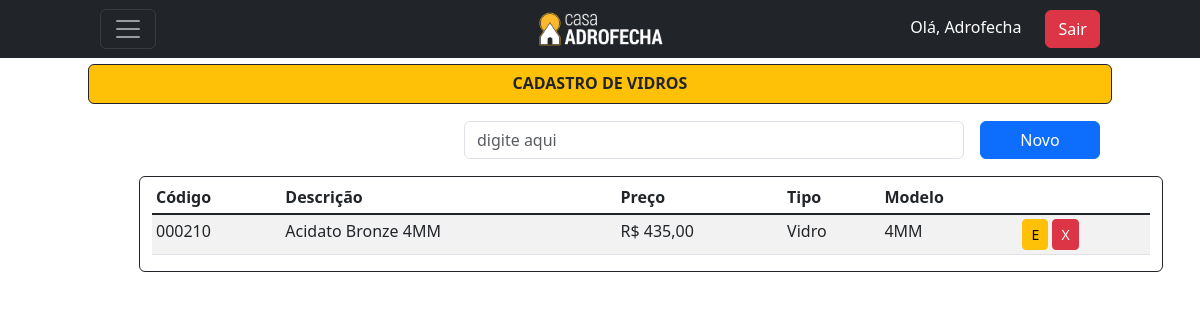
The page /listar/vidro/ (signed in) on the database as committed earlier.
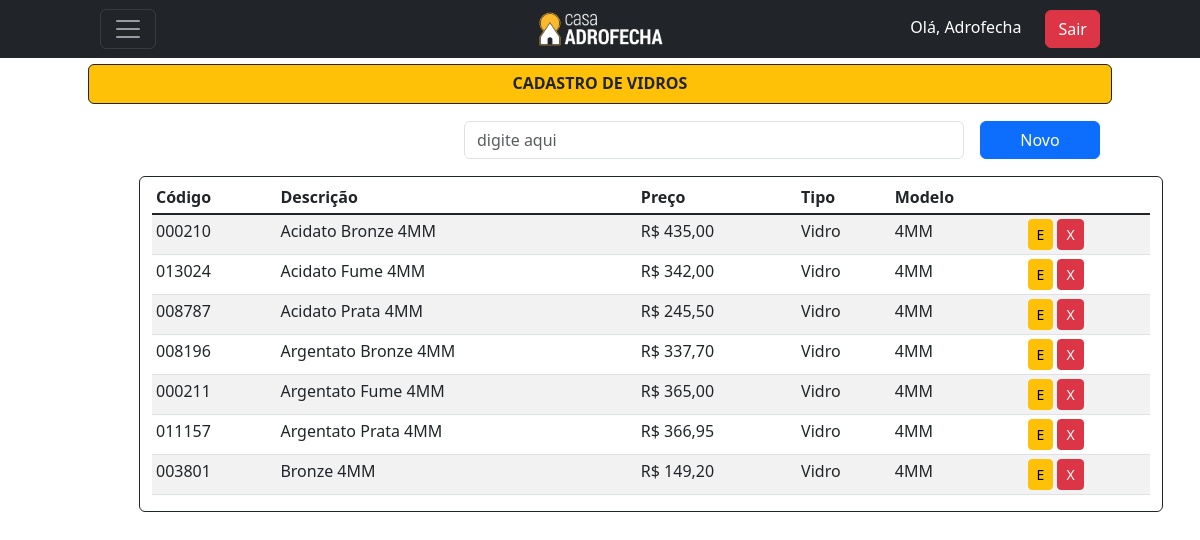
The same page on the database as committed later.
### cadastros/models.py (models this page shows, shortened)
class Vidro(models.Model):
    codigo = models.CharField(max_length=6, verbose_name="Código", unique=True)
    descricao = models.CharField(max_length=150, verbose_name="Descrição")
    preco = models.DecimalField(decimal_places=2, max_digits=5, verbose_name="Preço")
    tipo = models.ForeignKey(Tipo, on_delete=models.PROTECT)
    modelo = models.ForeignKey(ModeloVidro, on_delete=models.PROTECT)
    class Meta:
        verbose_name = 'Vidro'
        verbose_name_plural = 'Vidros'
        ordering = ["descricao"]

class Tipo(models.Model):
    tipo = models.CharField(max_length=30, unique=True)
    class Meta:
        ordering = ["tipo"]
    def __str__(self):
        return self.tipo

class ModeloVidro(models.Model):
    modelo = models.CharField(max_length=10, unique=True)
    class Meta:
        verbose_name = 'Modelo Vidro'
        verbose_name_plural = 'Modelos Vidros'
        ordering = ["modelo"]
    def __str__(self):
        return self.modelo

### cadastros/views.py (the view)
# urls.py: path('listar/vidro/', VidroList.as_view(), name='listar-vidro'),
class VidroList(LoginRequiredMixin,PermissionRequiredMixin, ListView):
    model = Vidro
    template_name = 'cadastros/listas/Vidro.html'
    permission_required = 'cadastros.view_vidro'

### cadastros/templates/cadastros/listas/Vidro.html (shortened to what this page needs)
{% extends 'base.html' %}
{% block content %}
<header class="mt-5 pt-3">
  <div>
      <div class="bg-warning rounded text-dark border border-dark container h-10 d-flex align-items-center justify-content-center">
        <h1><strong>CADASTRO DE VIDROS</strong></h1>
      </div>
      <div class="mt-3 container h-10 d-flex align-items-center justify-content-end">
          <input type="email" class="form-control me-3" style="width: 500px;" id="exampleFormControlInput1" placeholder="digite aqui">
          <a href="{% url 'cadastrar-vidro' %}" style="width: 120px;" class="btn btn-primary bg-primary">Novo</a>
      </div>
  </div>
</header>
<div class="mt-3">
  <div class="row">
      <div class="col-1">
      </div>
      <div class="border border-dark rounded container">
          <table class="mt-1 table table-sm table-striped">
            <thead>
              <tr>
                <th scope="col ">Código</th>
                <th scope="col ">Descrição</th>
                <th scope="col ">Preço</th>
                <th scope="col ">Tipo</th>
                <th scope="col ">Modelo</th>
              </tr>
            </thead>
            <tbody class="table-group-divider ">
                {% for vidro in object_list %}
                <tr>
                    <td>{{ vidro.codigo }}</td>
                    <td>{{ vidro.descricao }}</td>
                    <td>R$ {{ vidro.preco }}</td>
                    <td>{{ vidro.tipo }}</td>
                    <td>{{ vidro.modelo }}</td>
                    <td>
                        <a href="{% url 'editar-vidro' vidro.pk %}" class="btn btn-warning btn-sm" title="Editar">E</a>
                        <a href="{% url 'excluir-vidro' vidro.pk %}" class="btn btn-danger btn-sm" title="Excluir">X</a>
                    </td>
                </tr>
                {% empty %}
                    <tr>
                        <td colspan="9">Nenhum Vidro cadastrado</td>
                    </tr>
                {% endfor %}
            </tbody>
          </table>
      </div>
  </div>
</div>
{% endblock %}

### paginas/templates/base.html (shortened to what this page needs)
<!DOCTYPE html>
<html lang="pt-br">
<head>
    <link href="https://cdn.jsdelivr.net/npm/bootstrap@5.3.0-alpha1/dist/css/bootstrap.min.css" rel="stylesheet">
    <script src="https://cdn.tailwindcss.com"></script>
    <link rel="https://stylesheet" href="https://cdn.jsdelivr.net/npm/bootstrap-icons@1.10.3/font/bootstrap-icons.css">
    <link rel="https://stylesheet" src="./static/css/arquivo.css">
    <link href="https://cdnjs.cloudflare.com/ajax/libs/select2/4.1.0/css/select2.min.css" rel="stylesheet" />
</head>
<body>
  {% include 'navbar.html' %}
  {% block content %}
  {% endblock %}
</body>
</html>

### paginas/templates/navbar.html (shortened to what this page needs)
{% load static %}
<nav class="navbar navbar-dark bg-dark fixed-top">
  <div class="container">
      <div class="col-4">
        <button class="navbar-toggler" type="button" data-bs-toggle="offcanvas" data-bs-target="#offcanvasDarkNavbar" aria-controls="offcanvasDarkNavbar">
        <span class="navbar-toggler-icon"></span>
        </button>
      </div>
      <div class="col-4 d-flex justify-content-center">
             <a href="{% url 'inicio' %}"><img src="{% static 'images/LogoPreto2.png' %}" alt="Logo" width="130" height="10"</img></a>
      </div>
      <div class="col-4 d-flex justify-content-end">
          <ul>
              {% if request.user.is_authenticated %}
                <li><a style="color:white";>Olá, {{ user.username }}</a><a class="ms-4 btn btn-danger mb-md-0" href="{% url 'logout' %}">Sair</a></li>
              {% else %}
                <li><a class="btn btn-primary mb-md-0" href="{% url 'login' %}">Entrar</a></li>
              {% endif %}
          </ul>
      </div>
  </div>
</nav>

Rows that differ between the two databases and show on the page:
added Vidro: codigo "013024", descricao "Acidato Fume 4MM", preco "342,00", tipo "Vidro", modelo "4MM"
added Vidro: codigo "008787", descricao "Acidato Prata 4MM", preco "245,50", tipo "Vidro", modelo "4MM"
added Vidro: codigo "008196", descricao "Argentato Bronze 4MM", preco "337,70", tipo "Vidro", modelo "4MM"
added Vidro: codigo "000211", descricao "Argentato Fume 4MM", preco "365,00", tipo "Vidro", modelo "4MM"
added Vidro: codigo "011157", descricao "Argentato Prata 4MM", preco "366,95", tipo "Vidro", modelo "4MM"
added Vidro: codigo "003801", descricao "Bronze 4MM", preco "149,20", tipo "Vidro", modelo "4MM"
